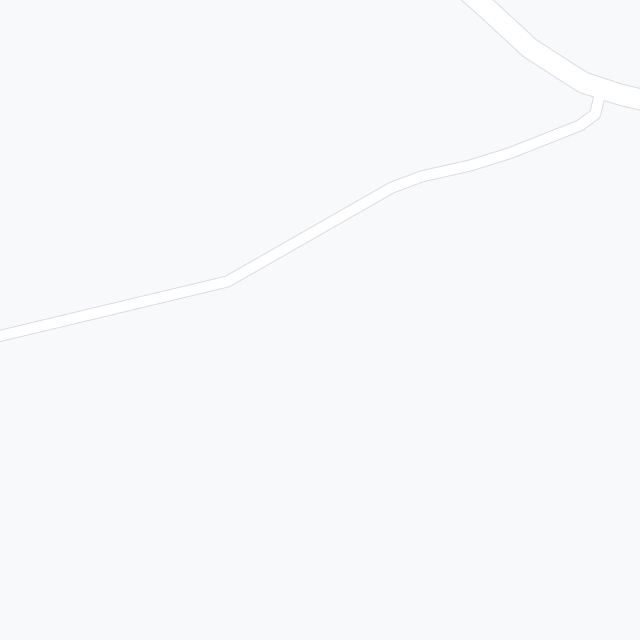
#> input picture AI models/images/image3.png, 1280 x 1280 px, found by its file name (shown at 1/2 size)
$ python road_seg.py
#> lines starting #> are read from the running program, lines starting #| are printed output that depends on the picture; after the words box and inside, x2 and y2 are one past the last pixel; in counts of white or black regions, pixels touching at a corner belong together
import cv2
import numpy as np

path = 'C:\\Users\\Edwin\\PycharmProjects\\MLforSIH\\images\\'

img = cv2.imread(path+'image3.png')
#> img is the input picture: shape (1280, 1280, 3); mean B, G, R 250, 249, 248.1
img1 = cv2.imread(path+'image1.png')
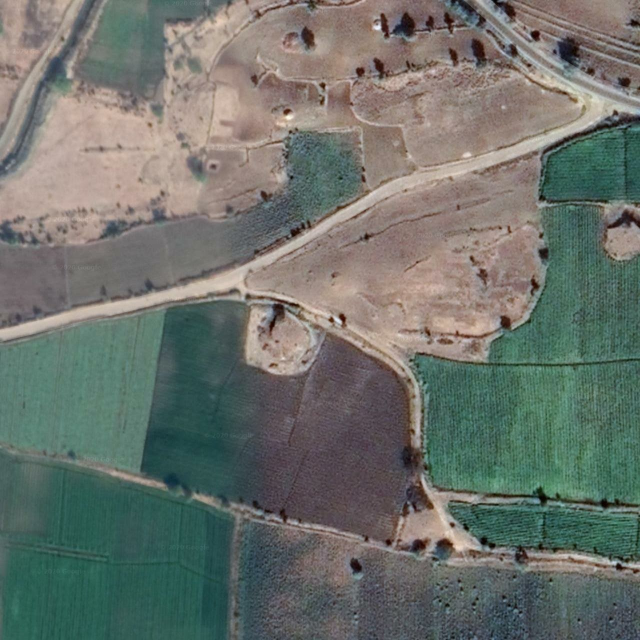
#> input picture AI models/images/image1.png, 1280 x 1280 px, found by its file name (shown at 1/2 size)
#> img1 is the input picture: shape (1280, 1280, 3); mean B, G, R 107.5, 114.1, 108.3
gray = cv2.cvtColor(img1, cv2.COLOR_BGR2GRAY)
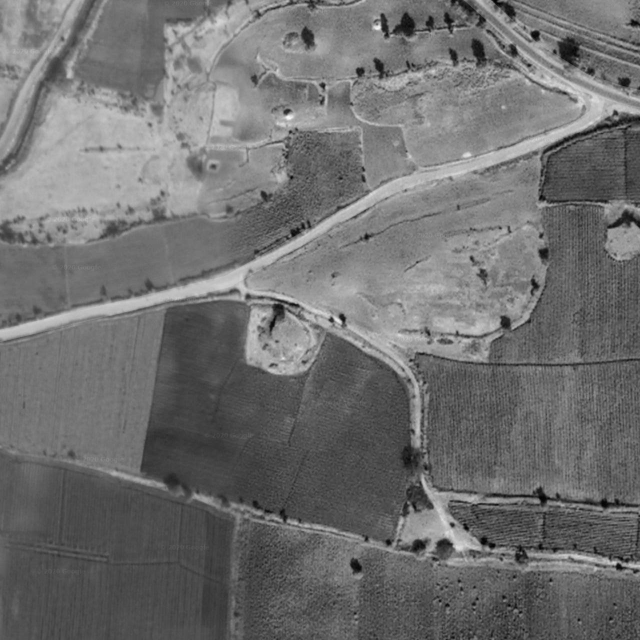
#> gray: shape (1280, 1280) (shown at 1/2 size); min 0, max 253, mean 111.6

hsv = cv2.cvtColor(img, cv2.COLOR_BGR2HSV)
#> hsv: shape (1280, 1280, 3); mean H, S, V 102.4, 2, 250
lower = np.array([0, 0, 0])
higher = np.array([0, 0, 255])
mask = cv2.inRange(hsv, lower, higher)
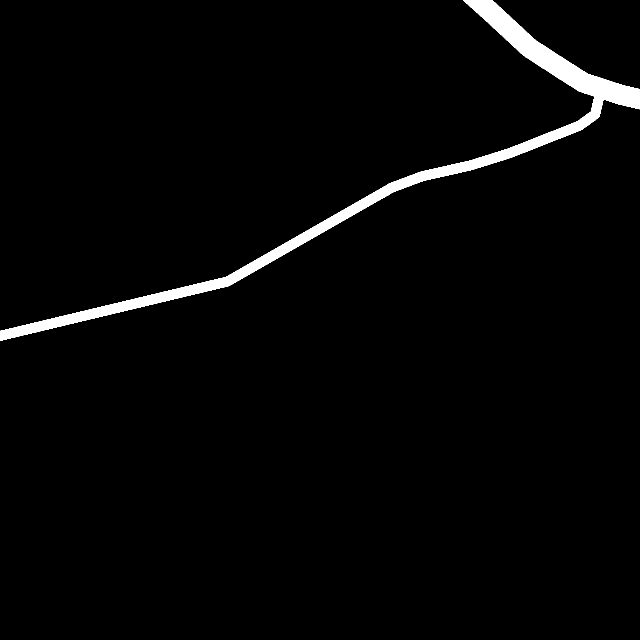
#> mask: shape (1280, 1280) (shown at 1/2 size); 2.5% white; 1 white region, box (x1, y1, x2, y2) and area: (0, 0, 1280, 682) 40856
mask_inv = cv2.bitwise_not(mask)
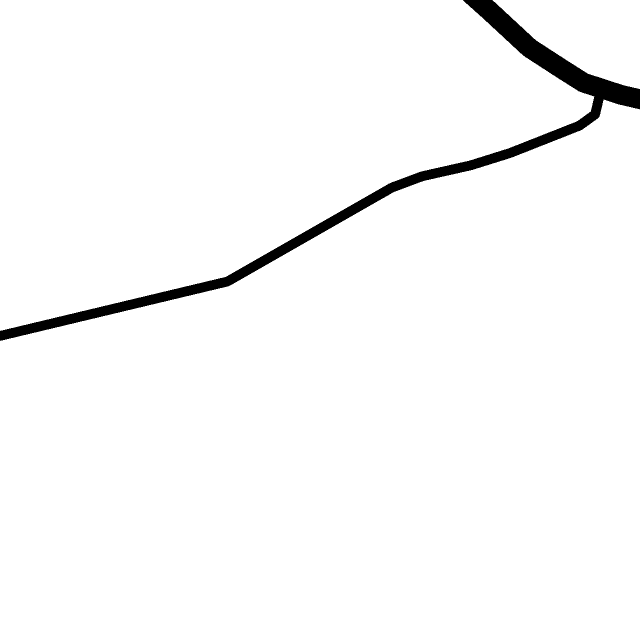
#> mask_inv: shape (1280, 1280) (shown at 1/2 size); 97.5% white; 1 black region, box (x1, y1, x2, y2) and area: (0, 0, 1280, 682) 40856
mask_inv = np.stack((mask_inv,)*3, axis=-1)

res = cv2.bitwise_and(img1, img1, mask)

add = cv2.addWeighted(img1, 0.5, mask_inv, 0.5, 0)
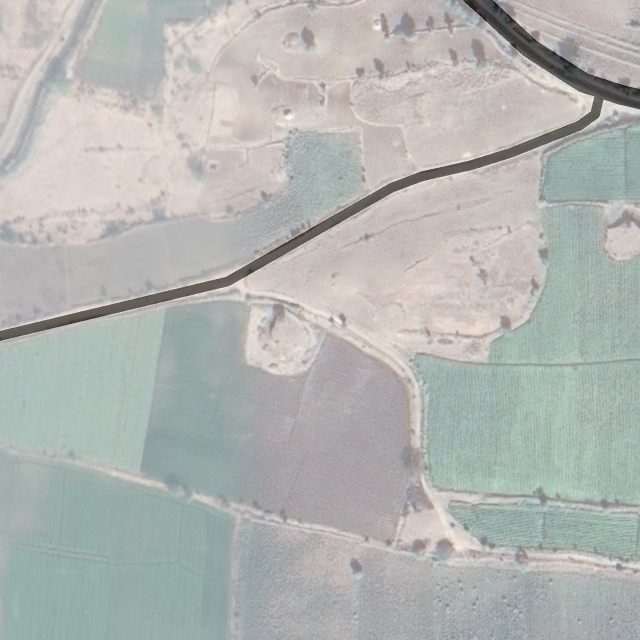
#> add: shape (1280, 1280, 3) (shown at 1/2 size); mean B, G, R 178.1, 181.4, 178.5

table = np.concatenate((img1, add), axis=1)
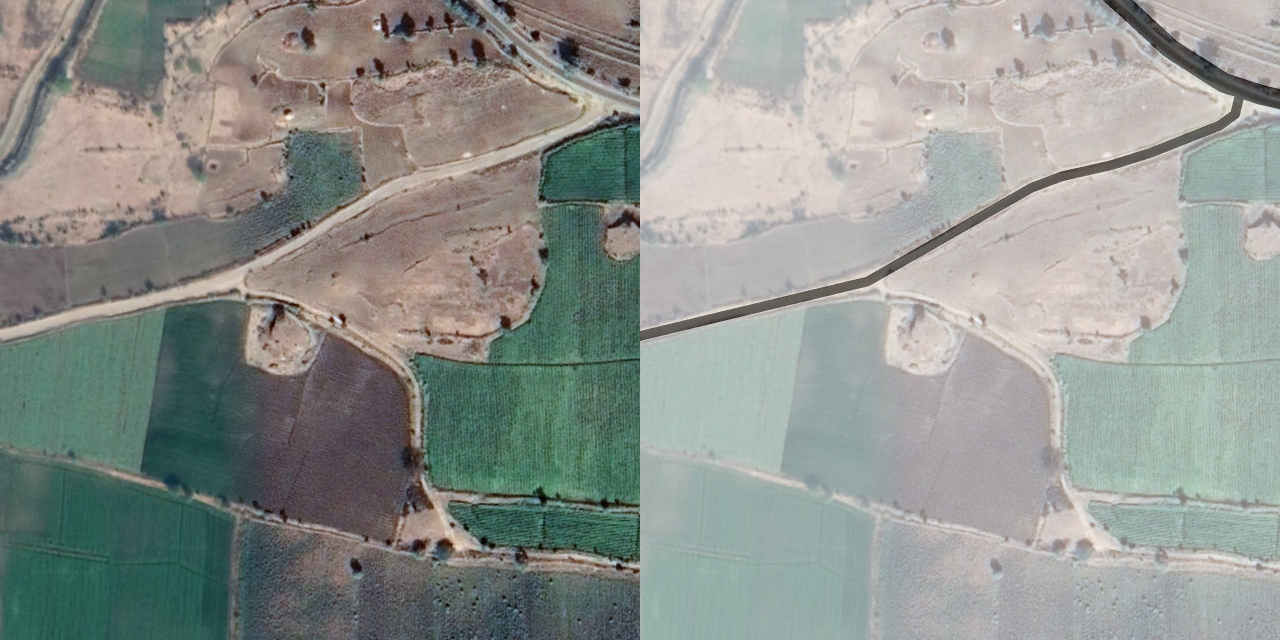
#> table: shape (1280, 2560, 3) (shown at 1/2 size); mean B, G, R 142.8, 147.7, 143.4

cv2.namedWindow("Images", cv2.WINDOW_NORMAL)
cv2.imshow("Images", table)
cv2.resizeWindow("Images", 1400, 500)
cv2.imwrite("segroad.png", table)
cv2.waitKey(0)
cv2.destroyAllWindows()
